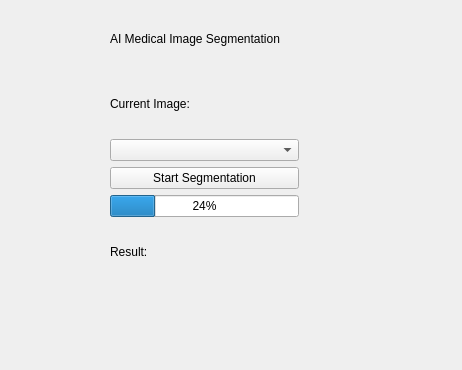
<?xml version="1.0" encoding="UTF-8"?>
<ui version="4.0">
 <class>AIsegmentationView</class>
 <widget class="QWidget" name="AIsegmentationView">
  <property name="geometry">
   <rect>
    <x>0</x>
    <y>0</y>
    <width>462</width>
    <height>370</height>
   </rect>
  </property>
  <property name="windowTitle">
   <string>AI Segmentation</string>
  </property>
  <widget class="QWidget" name="verticalLayoutWidget">
   <property name="geometry">
    <rect>
     <x>110</x>
     <y>10</y>
     <width>189</width>
     <height>271</height>
    </rect>
   </property>
   <layout class="QVBoxLayout" name="verticalLayout">
    <item>
     <widget class="QLabel" name="titleLabel">
      <property name="text">
       <string>AI Medical Image Segmentation</string>
      </property>
     </widget>
    </item>
    <item>
     <widget class="QLabel" name="imageLabel">
      <property name="text">
       <string>Current Image:</string>
      </property>
     </widget>
    </item>
    <item>
     <widget class="QComboBox" name="comboBox"/>
    </item>
    <item>
     <widget class="QPushButton" name="startButton">
      <property name="text">
       <string>Start Segmentation</string>
      </property>
     </widget>
    </item>
    <item>
     <widget class="QProgressBar" name="progressBar">
      <property name="value">
       <number>24</number>
      </property>
     </widget>
    </item>
    <item>
     <widget class="QLabel" name="resultPathEdit">
      <property name="text">
       <string>Result:</string>
      </property>
     </widget>
    </item>
   </layout>
  </widget>
 </widget>
 <resources/>
 <connections/>
</ui>
